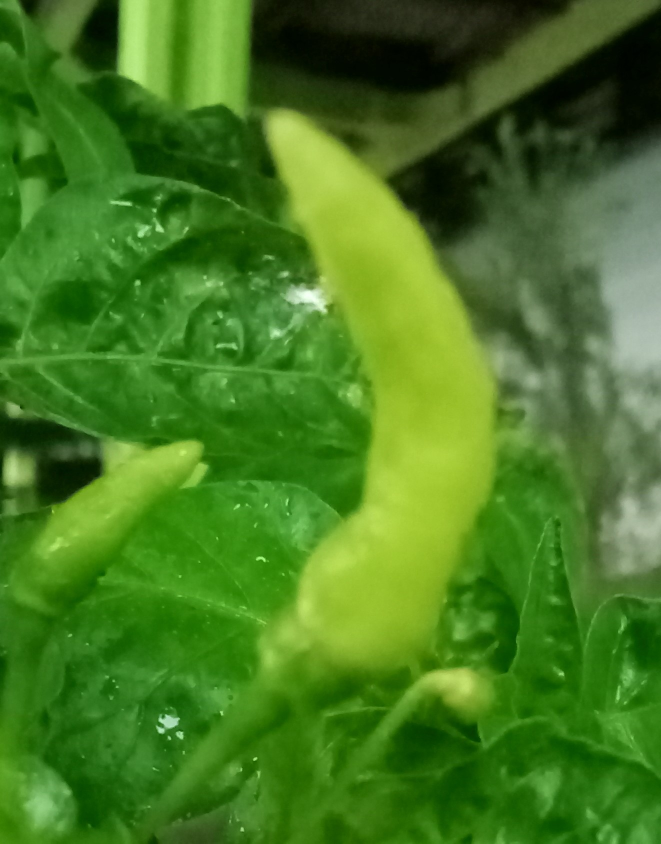
#> input picture test_predict/sehat11.jpg, 1322 x 1687 px (shown at 1/2 size)
$ python -i predict.py   (imports and definitions only)
#> lines starting #> are read from the running program, lines starting #| are printed output that depends on the picture
import os
import cv2
import numpy as np
import joblib

# Fungsi untuk ekstraksi fitur dari gambar (sama dengan yang digunakan pada pelatihan)
def extract_features(image_path, size=(128, 128)):
    """Mengambil fitur HSV dari gambar, termasuk resizing gambar"""
#> called with image_path = 'test_predict/sehat11.jpg', size = (128, 128)
    image = cv2.imread(image_path)
#> image is the input picture: shape (1687, 1322, 3); mean B, G, R 33.1, 121.9, 69.8

    # Menangani jika gambar tidak dapat dibaca
    if image is None:
        print(f"[WARNING] Gagal membaca gambar: {image_path}")
        return None

    # Menyesuaikan ukuran gambar agar seragam
    image_resized = cv2.resize(image, size)
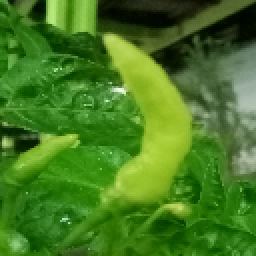
#> image_resized: shape (128, 128, 3) (shown 2 times larger); mean B, G, R 33, 121.8, 69.7

    # Mengonversi gambar dari BGR (OpenCV default) ke HSV
    hsv_image = cv2.cvtColor(image_resized, cv2.COLOR_BGR2HSV)
#> hsv_image: shape (128, 128, 3); mean H, S, V 48.4, 192.2, 121.8

    # Menghitung histogram untuk setiap saluran (Hue, Saturation, Value)
    hist_hue = cv2.calcHist([hsv_image], [0], None, [256], [0, 256])  # Histogram Hue
#> hist_hue = 256 values, max 1925 at index 52, min 0 at index 0, mean 64
    hist_saturation = cv2.calcHist([hsv_image], [1], None, [256], [0, 256])  # Histogram Saturation
#> hist_saturation = 256 values, max 1405 at index 255, min 0 at index 0, mean 64
    hist_value = cv2.calcHist([hsv_image], [2], None, [256], [0, 256])  # Histogram Value
#> hist_value = 256 values, max 240 at index 113, min 0 at index 0, mean 64

    # Flattening the histograms to create a single feature vector
    hist_hue = hist_hue.flatten()
    hist_saturation = hist_saturation.flatten()
    hist_value = hist_value.flatten()

    # Menggabungkan histogram menjadi satu vektor fitur
    features = np.concatenate((hist_hue, hist_saturation, hist_value))
#> features = 768 values, max 1925 at index 52, min 0 at index 0, mean 64
    return features

# Fungsi untuk memuat model dan melakukan prediksi
def predict_image(image_path):
    # Memuat model, Label Encoder, dan Scaler
    model_filename = 'model_naive_bayes_cabai.pkl'
    label_encoder_filename = 'label_encoder.pkl'
    scaler_filename = 'scaler.pkl'

    if not os.path.exists(model_filename) or not os.path.exists(label_encoder_filename) or not os.path.exists(scaler_filename):
        print("[ERROR] File model atau pendukung tidak ditemukan.")
        return

    # Load model, label encoder, dan scaler
    model = joblib.load(model_filename)
    label_encoder = joblib.load(label_encoder_filename)
    scaler = joblib.load(scaler_filename)

    # Ekstraksi fitur dari gambar
    features = extract_features(image_path)
    if features is None:
        print("[ERROR] Gagal mengekstraksi fitur dari gambar.")
        return

    # Normalisasi fitur
    features_scaled = scaler.transform([features])

    # Prediksi label
    prediction = model.predict(features_scaled)

    # Mengembalikan label asli dari hasil prediksi
    predicted_label = label_encoder.inverse_transform(prediction)[0]

    print(f"Hasil prediksi: {predicted_label}")
    return predicted_label

# Contoh penggunaan
image_path = 'test_predict/sehat11.jpg'  # Ganti dengan path ke gambar yang ingin diprediksi
# [1 line not run here, left out]

>>> result = extract_features('test_predict/sehat11.jpg')
#> result has the same summary as features in extract_features

$ run again, on test_predict/sehat10.jpg
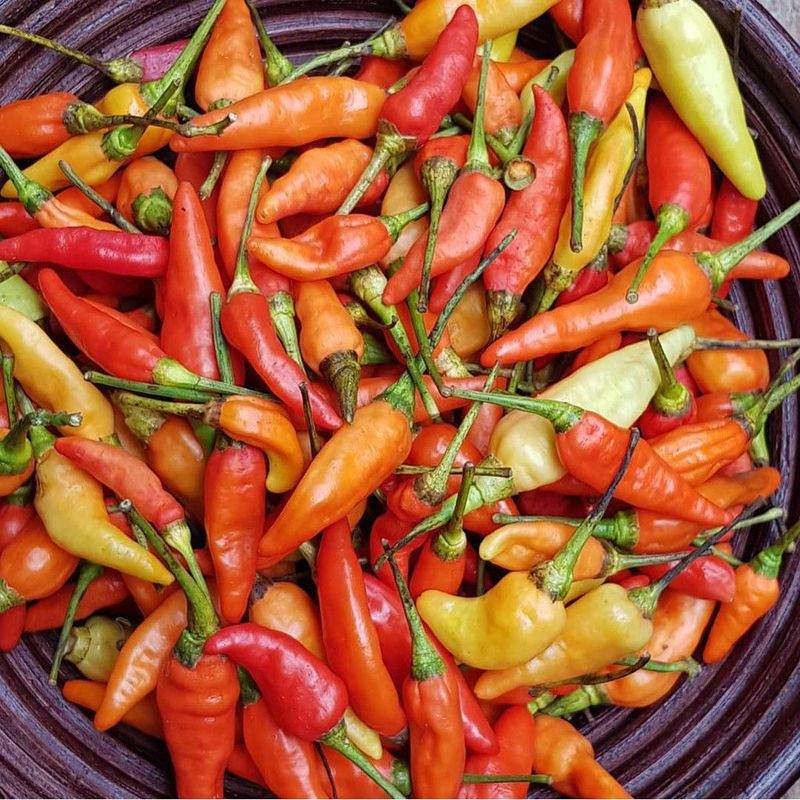
#> input picture test_predict/sehat10.jpg, 800 x 800 px
#> in extract_features, image is the input picture: shape (800, 800, 3); mean B, G, R 53.4, 90.8, 165.3
#> in extract_features, `image_resized = cv2.resize(image, size)`:
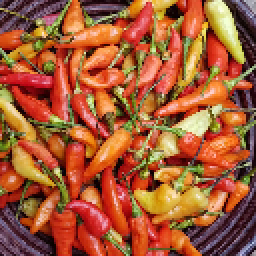
#> image_resized: shape (128, 128, 3) (shown 2 times larger); mean B, G, R 53.1, 90.5, 165
#> hsv_image: shape (128, 128, 3); mean H, S, V 40.1, 177.6, 166.6
#> hist_hue = 256 values, max 764 at index 4, min 0 at index 53, mean 64
#> hist_saturation = 256 values, max 344 at index 255, min 0 at index 0, mean 64
#> hist_value = 256 values, max 207 at index 218, min 0 at index 0, mean 64
#> features = 768 values, max 764 at index 4, min 0 at index 53, mean 64
#> result has the same summary as features in extract_features

$ run again, on test_predict/sehat12.jpg
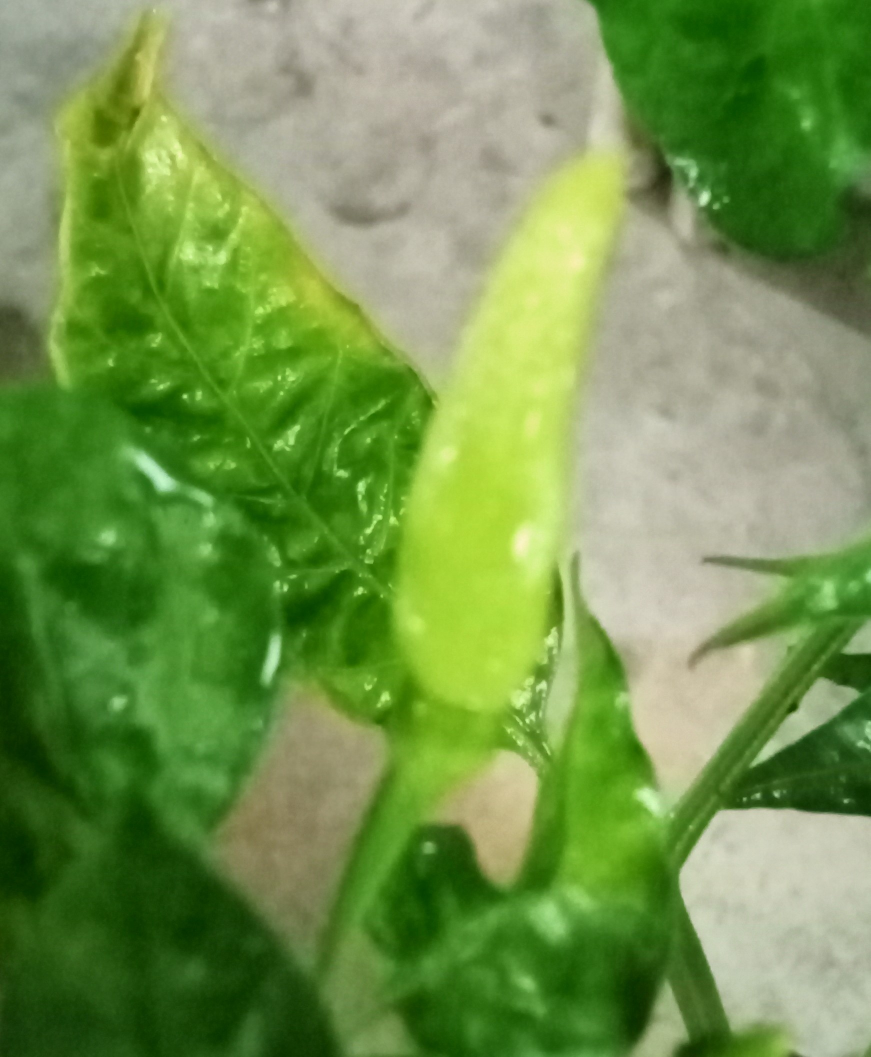
#> input picture test_predict/sehat12.jpg, 1741 x 2113 px (shown at 1/2 size)
#> in extract_features, image is the input picture: shape (2113, 1741, 3); mean B, G, R 77, 148.6, 114.5
#> in extract_features, `image_resized = cv2.resize(image, size)`:
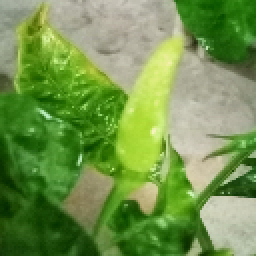
#> image_resized: shape (128, 128, 3) (shown 2 times larger); mean B, G, R 76.9, 148.5, 114.3
#> hsv_image: shape (128, 128, 3); mean H, S, V 41.4, 139.5, 149
#> hist_hue = 256 values, max 1577 at index 52, min 0 at index 0, mean 64
#> hist_saturation = 256 values, max 558 at index 255, min 0 at index 0, mean 64
#> hist_value = 256 values, max 183 at index 175, min 0 at index 0, mean 64
#> features = 768 values, max 1577 at index 52, min 0 at index 0, mean 64
#> result has the same summary as features in extract_features

$ run again, on test_predict/sehat2.jpg
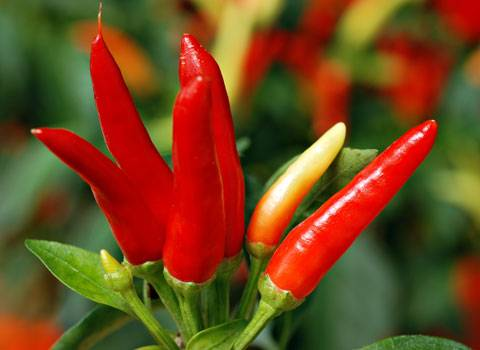
#> input picture test_predict/sehat2.jpg, 480 x 350 px
#> in extract_features, image is the input picture: shape (350, 480, 3); mean B, G, R 29.6, 71.6, 112.9
#> in extract_features, `image_resized = cv2.resize(image, size)`:
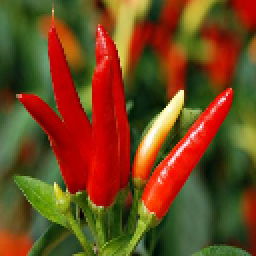
#> image_resized: shape (128, 128, 3) (shown 2 times larger); mean B, G, R 29.4, 71.5, 112.8
#> hsv_image: shape (128, 128, 3); mean H, S, V 30.4, 187.6, 126
#> hist_hue = 256 values, max 1776 at index 0, min 0 at index 78, mean 64
#> hist_saturation = 256 values, max 1537 at index 255, min 0 at index 0, mean 64
#> hist_value = 256 values, max 160 at index 98, min 0 at index 0, mean 64
#> features = 768 values, max 1776 at index 0, min 0 at index 78, mean 64
#> result has the same summary as features in extract_features
